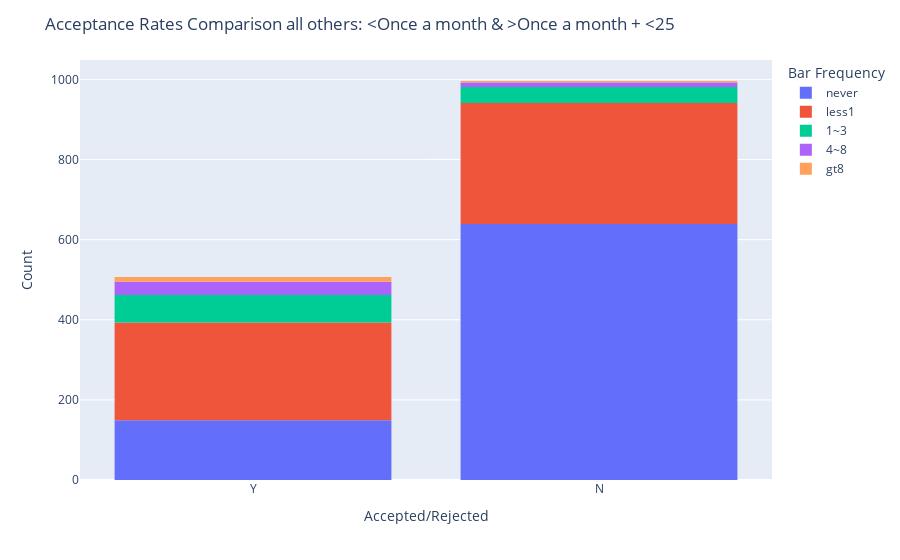

Notebook code cell kept with this figure:
### Code cell
conditionality = 'all others: <Once a month & >Once a month + <25'

# <Once a month
filtereddf = coupons_bar
print(filtereddf.shape[0])
filtereddf1 = filtereddf[filtereddf['Bar'].isin(['never', 'less1'])]
print(filtereddf1.shape[0])


# >Once a month + <25
filtereddf = coupons_bar
print(filtereddf.shape[0])
filtereddf2 = filtereddf[filtereddf['Bar'].isin(['1~3', 'gt8', '4~8'])]
print(filtereddf1.shape[0])
filtereddf2 = filtereddf2[filtereddf2['age'].isin(['21', 'below21'])]
print(filtereddf.shape[0])

# Union (removing duplicates)
df_union = pd.concat([filtereddf1, filtereddf2]).drop_duplicates()

accept_count = (df_union.query('Y == "Y"').count()['Y'])
reject_count = (df_union.query('Y == "N"').count()['Y'])
total_count  = accept_count + reject_count

print('Acceptance Rate for' , conditionality , '%.2f' % (accept_count/total_count*100) , '%')

fig = px.histogram(df_union, x='Y', color='Bar')

fig.update_layout(title=f'Acceptance Rates Comparison {conditionality}',xaxis_title='Accepted/Rejected',yaxis_title='Count',legend_title="Bar Frequency")

fig.show()

### Figure 1 — Plotly figure (JSON) as saved in the notebook; plotly's stock layout.template omitted (floating-point values rounded to 4 significant figures; data arrays with more than 128 entries replaced by an {"elided": "..."} marker saying what was removed)
{"data": [{"alignmentgroup": "True", "bingroup": "x", "hovertemplate": "Bar=never<br>Y=%{x}<br>count=%{y}<extra></extra>", "legendgroup": "never", "marker": {"color": "#636efa", "pattern": {"shape": ""}}, "name": "never", "offsetgroup": "never", "orientation": "v", "showlegend": true, "type": "histogram", "x": {"elided": "788 str values"}, "xaxis": "x", "yaxis": "y"}, {"alignmentgroup": "True", "bingroup": "x", "hovertemplate": "Bar=less1<br>Y=%{x}<br>count=%{y}<extra></extra>", "legendgroup": "less1", "marker": {"color": "#EF553B", "pattern": {"shape": ""}}, "name": "less1", "offsetgroup": "less1", "orientation": "v", "showlegend": true, "type": "histogram", "x": {"elided": "546 str values"}, "xaxis": "x", "yaxis": "y"}, {"alignmentgroup": "True", "bingroup": "x", "hovertemplate": "Bar=1~3<br>Y=%{x}<br>count=%{y}<extra></extra>", "legendgroup": "1~3", "marker": {"color": "#00cc96", "pattern": {"shape": ""}}, "name": "1~3", "offsetgroup": "1~3", "orientation": "v", "showlegend": true, "type": "histogram", "x": ["Y", "Y", "N", "N", "Y", "Y", "Y", "Y", "Y", "N", "Y", "Y", "Y", "N", "N", "N", "Y", "Y", "Y", "N", "Y", "Y", "N", "Y", "Y", "Y", "N", "Y", "Y", "Y", "Y", "Y", "N", "Y", "Y", "Y", "N", "Y", "N", "N", "N", "Y", "Y", "Y", "Y", "Y", "Y", "N", "N", "N", "N", "Y", "N", "N", "N", "N", "Y", "Y", "N", "N", "Y", "Y", "N", "N", "N", "Y", "Y", "Y", "Y", "N", "Y", "N", "Y", "Y", "Y", "Y", "Y", "Y", "Y", "N", "N", "N", "N", "Y", "Y", "Y", "Y", "Y", "Y", "N", "Y", "Y", "Y", "Y", "N", "N", "Y", "Y", "N", "Y", "N", "Y", "Y", "Y", "Y", "Y", "Y", "N", "N"], "xaxis": "x", "yaxis": "y"}, {"alignmentgroup": "True", "bingroup": "x", "hovertemplate": "Bar=4~8<br>Y=%{x}<br>count=%{y}<extra></extra>", "legendgroup": "4~8", "marker": {"color": "#ab63fa", "pattern": {"shape": ""}}, "name": "4~8", "offsetgroup": "4~8", "orientation": "v", "showlegend": true, "type": "histogram", "x": ["N", "Y", "Y", "Y", "Y", "Y", "Y", "N", "Y", "Y", "N", "N", "Y", "Y", "Y", "Y", "N", "Y", "Y", "N", "N", "Y", "N", "Y", "N", "Y", "Y", "Y", "Y", "Y", "Y", "Y", "Y", "Y", "Y", "N", "N", "Y", "Y", "Y", "Y", "Y", "Y", "Y"], "xaxis": "x", "yaxis": "y"}, {"alignmentgroup": "True", "bingroup": "x", "hovertemplate": "Bar=gt8<br>Y=%{x}<br>count=%{y}<extra></extra>", "legendgroup": "gt8", "marker": {"color": "#FFA15A", "pattern": {"shape": ""}}, "name": "gt8", "offsetgroup": "gt8", "orientation": "v", "showlegend": true, "type": "histogram", "x": ["Y", "Y", "Y", "Y", "Y", "Y", "N", "N", "Y", "Y", "N", "N", "Y", "Y", "Y", "Y"], "xaxis": "x", "yaxis": "y"}], "layout": {"barmode": "relative", "legend": {"title": {"text": "Bar Frequency"}, "tracegroupgap": 0}, "margin": {"t": 60}, "title": {"text": "Acceptance Rates Comparison all others: <Once a month & >Once a month + <25"}, "xaxis": {"anchor": "y", "domain": [0, 1], "title": {"text": "Accepted/Rejected"}}, "yaxis": {"anchor": "x", "domain": [0, 1], "title": {"text": "Count"}}}}
